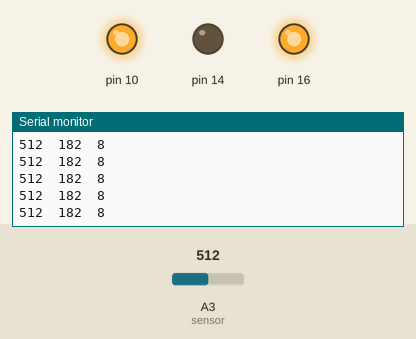
Recording of a sketch running on a simulated Arduino Uno, built with avr-gcc and run on an emulated ATmega328P. Parts: output pins drawn as LEDs (lit = HIGH), the last lines printed to the serial monitor. The test bench sets the inputs (shaded band); at power-on: A3 (sensor) = 512. Random numbers use the default seed unless the sketch sets one.

Above: at 1.2 s.
1.3 s: A3 (sensor) set to 453
At 1.8 s:
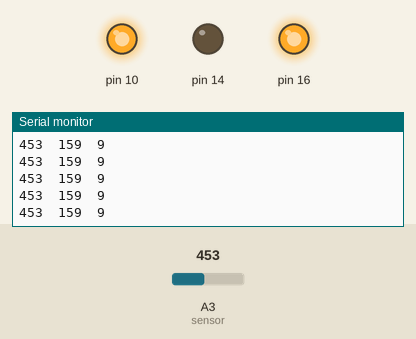
4.3 s: A3 (sensor) set to 425
At 4.9 s:
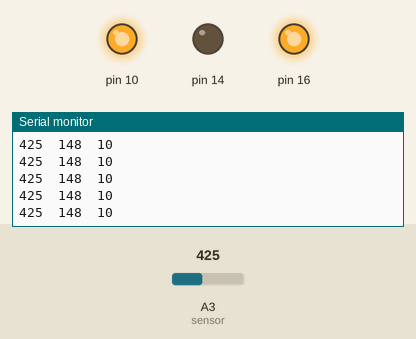
Timing chart, 0 to 7.3 s (numbered marks = the images above; inputs shaded):
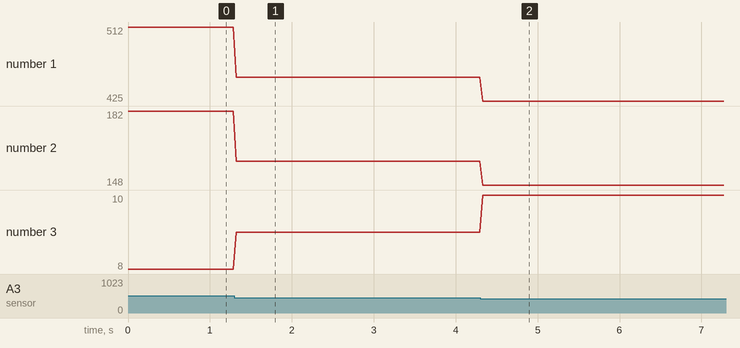

The sketch:

trafopop_circle_ride_04_11_14.ino
```cpp
/*
This code was written in the 2nd TrafoPop workshop:
 http://www.trafopop.com/build-your-own-led-jacket-131102/

 This code was modified from Stefan Hintz's TrafoPop code:
 https://github.com/Stefan-Hintz/trafopop (Branch: "sh")
 The code treats the first two LEDs as individually addressable
 and the last 18 LEDs are organzed in a circle and treated as a
 line.

 This code reads the position of your finger on a softpot and
 uses the incoming values to control which LEDs are on and which are off.
 Softpot tutorial:
 http://bildr.org/2012/11/touch-sliders-with-a-softpot-arduino/

 Photos of the jacket:
 http://www.flickr.com/photos/plusea/sets/72157637300354054/

 Video of the jacket:
 http://www.youtube.com/watch?v=T6wYrtwq3fk
 */

// include SPI library for communication protocol with LED modules:
#include <SPI.h>

// define the number of your LEDs here:
#define LEDtotal 20
#define CIRCLEtotal 18

// Variables:
long framecount = 0;
int fadeCount = 0;
int fadeAmount = 1;
int sensorValue;
int pressureValue;
float red;
float green;
float blue;
int count;
boolean setPosition = false;
int colorValue = 0;
int circleSpeed = 35;
// define data type struct color:
typedef struct color {
  byte r, g, b;
}
color;

// color array for pixels. each pixel contains: r,g,b values between [0-255]
color pixels[LEDtotal];

struct color colorOFF = {
  1,1,1 };

struct color colorON = {
  255, 255, 255 };

struct color colorRed = {
  255, 1, 1 };

struct color colorYellow = {
  255, 255, 1 };

struct color colorTurquoise = {
  1, 255, 255 };

struct color colorPurple = {
  255, 1, 255 };

struct color myColor = {
  200,0,0 };

struct color randomColor = {
  random(1,255), random(1,255), random(1,255)
  };

  void setup() {
    SPI.begin();
    SPI.setBitOrder(MSBFIRST);
    SPI.setDataMode(SPI_MODE0);
    SPI.setClockDivider(SPI_CLOCK_DIV16);  // 1 MHz
    //SPI.setClockDivider(SPI_CLOCK_DIV8);  // 2 MHz
    // SPI.setClockDivider(SPI_CLOCK_DIV4);  // 4 MHz

  // potentiometer pins:
    pinMode(14, OUTPUT);
    pinMode(16, OUTPUT);
    pinMode(A1, INPUT_PULLUP);
    digitalWrite(14, LOW);
    digitalWrite(16, HIGH);

 // pressure sensor pin:
 pinMode(A3, INPUT_PULLUP);

    Serial.begin(9600);

    //for(int i=0; i<20; i++) blinkAll();
  }


void loop() {
  //allON();
  //drawCircle();  // call drawCircle function
  //animateCircle();
  pressureCircle();
  //blinkAll();
}


void show(byte *bytes, int size) {
  for (int index=0; index<size; index++)
  {
    // nur 25% Helligkeit
    byte c = bytes[index] >> 2;

    for (SPDR = c; !(SPSR & _BV(SPIF)););
  }
}
```

all.ino
```cpp
void allON(){

  for (int i = 0; i <= 20; i++){
    pixels[i] = colorON;
  }

//show((byte *)pixels, sizeof(pixels));  // update pixels

}

void allOFF(){

  for (int i = 0; i <= 20; i++){
    pixels[i] = colorOFF;
  }

//show((byte *)pixels, sizeof(pixels));  // update pixels

}
```

animateCircle.ino
```cpp
void animateCircle(){
  sensorValue = analogRead(A1);  // read sensor value
  Serial.print(sensorValue);  // print sensor value to serial port for debugging
  Serial.print("\t");  // print sensor value to serial port for debugging
  //sensorValue = constrain(sensorValue, 0, 1023);  // map sensor value to number of LEDs
  sensorValue = map(sensorValue, 0, 1023, 0, 7);  // map sensor value to a chosen number of different colours
  Serial.println(sensorValue);  // print sensor value to serial port for debugging

if(sensorValue != 5) colorValue = sensorValue;

  if(colorValue == 0) {
    myColor = colorON;
    circleSpeed = 21;
  }
  if(colorValue == 1) {
    myColor = colorRed;
    circleSpeed = 20;
  }
  if(colorValue == 2) {
    myColor = colorPurple;
    circleSpeed = 30;
  }
  if(colorValue == 3) {
    myColor = colorTurquoise;
    circleSpeed = 40;
  }
  if(colorValue == 4) {
    myColor = colorYellow;
    circleSpeed = 50;
  }
  if(colorValue == 5) {
    struct color randomColor = {
      random(1,255), random(1,255), random(1,255)
    };
    circleSpeed = 30;
  }


  for(int h=3; h<=20; h++){

    for(int i=3; i<=20; i++)
    allOFF();
    pixels[0] = myColor;
    pixels[1] = myColor;
    pixels[h-1] = myColor;
    pixels[h] = myColor;
    pixels[h+1] = myColor;

    show((byte *)pixels, sizeof(pixels));  // update pixels
    delay(circleSpeed);

  }


}
```

blink.ino
```cpp
void blinkAll(){
  allOFF();
  show((byte *)pixels, sizeof(pixels));  // update pixels
  delay(100);
  allON();
  show((byte *)pixels, sizeof(pixels));  // update pixels
  delay(100);

}
```

drawCircle.ino
```cpp
inline void drawCircle() {

  sensorValue = analogRead(A1);  // read sensor value
  Serial.print(sensorValue);  // print sensor value to serial port for debugging
  Serial.print("\t");  // print sensor value to serial port for debugging
  sensorValue = constrain(sensorValue, 50, 1000);  // map sensor value to number of LEDs
  sensorValue = map(sensorValue, 50, 1000, 0, LEDtotal+1);  // map sensor value to number of LEDs
  Serial.println(sensorValue);  // print sensor value to serial port for debugging

  // only if sensor is touched should it update LEDs on/off, otherwise keep last state:
  if(sensorValue != LEDtotal+1) {

    count++;  // keep track of cycles

    if(count % 50 == 0) {
      pixels[0] = colorOFF;
      pixels[1] = colorON;
    }

    if(count % 100 == 0) {
      pixels[0] = colorON;
      pixels[1] = colorOFF;
    }

    if(count > 100) count = 0;  // reset count

    for (int i=2; i<=LEDtotal; i++){
      if(i < sensorValue) {  // turn all LEDs less than position on wheel ON
        red = 255;
        blue = 255;
        green = 255;
      }
      else {    // turn all LEDs greater than position on wheel OFF
        red = 0;
        blue = 0;
        green = 0;
      }

      struct color myColor = {
        red, green, blue
      };

      pixels[i] = myColor;
    }

    fadeCount = sensorValue;  //+=fadeAmount;

  }

  show((byte *)pixels, sizeof(pixels));  // update pixels
}
```

pressureCircle.ino
```cpp
inline void pressureCircle() {

  pressureValue = analogRead(A3);  // read sensor value
  Serial.print(pressureValue);  // print sensor value to serial port for debugging
  Serial.print("\t");  // print sensor value to serial port for debugging
  pressureValue = constrain(pressureValue, 40, 700);  // map sensor value to number of LEDs
  pressureValue = map(pressureValue, 40, 700, 0, 255);  // map sensor value to number of LEDs
  Serial.print(pressureValue);  // print sensor value to serial port for debugging
  Serial.print("\t");  // print sensor value to serial port for debugging
  int pressureLEDs = map(pressureValue, 0, 255, 20, 2);
  Serial.println(pressureLEDs);

  red = 255-pressureValue;
  blue = pressureValue;
  green = 0;


  struct color myColor = {
    red, green, blue
  };


  for(int i=0; i<=20; i++) {
    allOFF();
  }

  for(int i=0; i<=pressureLEDs; i++) {
    pixels[0] = myColor;
    pixels[1] = myColor;
    pixels[i+2] = myColor;
  }

  show((byte *)pixels, sizeof(pixels));  // update pixels
  delay(circleSpeed);
}
```

Measured:
- after the input at 1.3 s, the serial monitor: prints a new line at once (image 1)
- after the input at 4.3 s, the serial monitor: prints a new line at once (image 2)
- plotted number 1: 512 → 453 after the input at 1.3 s, 453 → 425 after the input at 4.3 s
- plotted number 2: 182 → 159 after the input at 1.3 s, 159 → 148 after the input at 4.3 s
- plotted number 3: 8 → 9 after the input at 1.3 s, 9 → 10 after the input at 4.3 s
